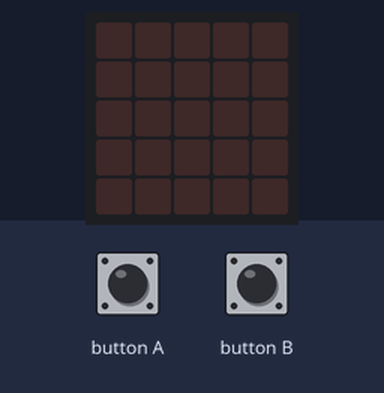
The program below on a simulated BBC micro:bit (MakeCode). Shown: the board's 5×5 LED display. The test bench sets the inputs (shaded band).

Above: at 1.2 s.
1.3 s: button A pressed for 0.15 s
At 2.3 s:
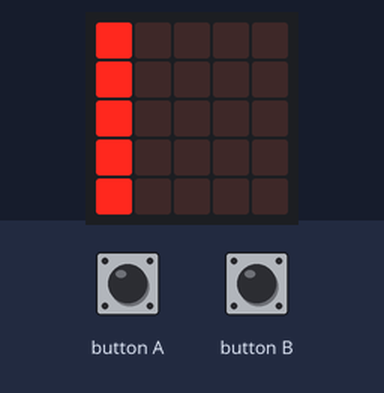
2.9 s: button B pressed for 0.15 s
At 3.5 s:
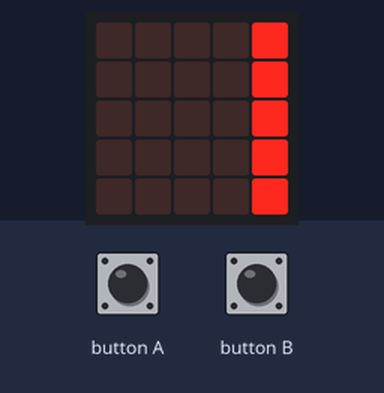
Timing chart, 0 to 5.9 s (numbered marks = the images above; inputs shaded):
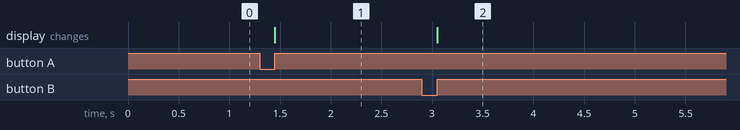

Measured:
- after the input at 1.3 s, the display: changes after 0.15 s (image 1)
- after the input at 2.9 s, the display: changes after 0.15 s (image 2)

The program:

main.ts
```typescript
input.onButtonPressed(Button.A, function () {
    basic.showLeds(`
        # . . . .
        # . . . .
        # . . . .
        # . . . .
        # . . . .
        `)
})
input.onButtonPressed(Button.B, function () {
    basic.showLeds(`
        . . . . #
        . . . . #
        . . . . #
        . . . . #
        . . . . #
        `)
})
basic.forever(function () {
    while (false) {
        basic.showLeds(`
            . . . . .
            . . . . .
            . . . . .
            . . . . .
            . . . . .
            `)
    }
})
```

test.ts
```typescript
// tests gaan hier; deze zal niet worden gecompileerd wanneer dit pakket wordt gebruikt als extensie.
```
